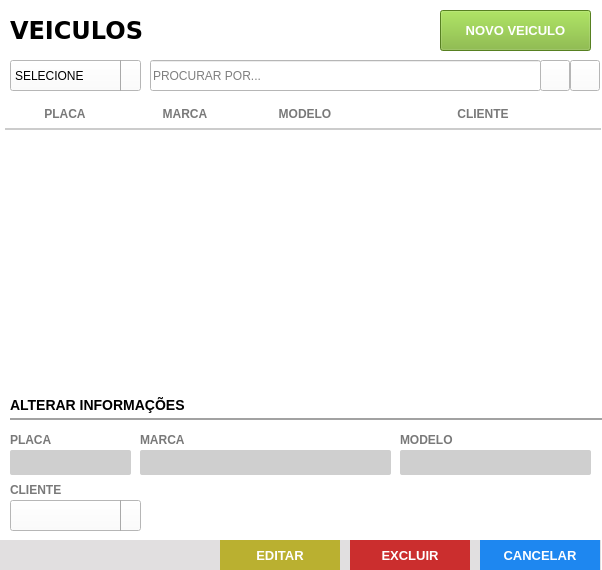
<?xml version="1.0" encoding="UTF-8"?>
<ui version="4.0">
 <class>Frame</class>
 <widget class="QFrame" name="Frame">
  <property name="geometry">
   <rect>
    <x>0</x>
    <y>0</y>
    <width>602</width>
    <height>570</height>
   </rect>
  </property>
  <property name="windowTitle">
   <string>Lista de Veiculos</string>
  </property>
  <property name="styleSheet">
   <string notr="true">background: #FFF;</string>
  </property>
  <widget class="QFrame" name="fr_titulo_veiculos">
   <property name="geometry">
    <rect>
     <x>0</x>
     <y>0</y>
     <width>601</width>
     <height>60</height>
    </rect>
   </property>
   <property name="styleSheet">
    <string notr="true"/>
   </property>
   <widget class="QLabel" name="lb_tituloClientes_2">
    <property name="geometry">
     <rect>
      <x>10</x>
      <y>15</y>
      <width>200</width>
      <height>30</height>
     </rect>
    </property>
    <property name="font">
     <font>
      <family>DejaVu Sans</family>
      <pointsize>18</pointsize>
      <weight>75</weight>
      <bold>true</bold>
     </font>
    </property>
    <property name="styleSheet">
     <string notr="true">color: rgb(0, 0, 0)</string>
    </property>
    <property name="text">
     <string>VEICULOS</string>
    </property>
   </widget>
   <widget class="QPushButton" name="bt_novo">
    <property name="geometry">
     <rect>
      <x>440</x>
      <y>10</y>
      <width>151</width>
      <height>41</height>
     </rect>
    </property>
    <property name="font">
     <font>
      <family>Tahoma</family>
      <pointsize>10</pointsize>
      <weight>75</weight>
      <bold>true</bold>
     </font>
    </property>
    <property name="cursor">
     <cursorShape>PointingHandCursor</cursorShape>
    </property>
    <property name="focusPolicy">
     <enum>Qt::NoFocus</enum>
    </property>
    <property name="contextMenuPolicy">
     <enum>Qt::ActionsContextMenu</enum>
    </property>
    <property name="styleSheet">
     <string notr="true">QPushButton {
background-color: #7AB32E;
color: #FFF
 }
QPushButton:hover{
background-color: #40a286
}</string>
    </property>
    <property name="text">
     <string>NOVO VEICULO</string>
    </property>
    <property name="iconSize">
     <size>
      <width>75</width>
      <height>35</height>
     </size>
    </property>
   </widget>
  </widget>
  <widget class="QLineEdit" name="tx_busca">
   <property name="geometry">
    <rect>
     <x>150</x>
     <y>60</y>
     <width>391</width>
     <height>31</height>
    </rect>
   </property>
   <property name="font">
    <font>
     <family>Arial</family>
    </font>
   </property>
   <property name="focusPolicy">
    <enum>Qt::ClickFocus</enum>
   </property>
   <property name="styleSheet">
    <string notr="true">QLineEdit {
color: #000
}
</string>
   </property>
   <property name="placeholderText">
    <string>PROCURAR POR...</string>
   </property>
  </widget>
  <widget class="QPushButton" name="bt_busca">
   <property name="geometry">
    <rect>
     <x>540</x>
     <y>60</y>
     <width>30</width>
     <height>31</height>
    </rect>
   </property>
   <property name="font">
    <font>
     <family>Arial</family>
    </font>
   </property>
   <property name="cursor">
    <cursorShape>PointingHandCursor</cursorShape>
   </property>
   <property name="focusPolicy">
    <enum>Qt::NoFocus</enum>
   </property>
   <property name="contextMenuPolicy">
    <enum>Qt::NoContextMenu</enum>
   </property>
   <property name="toolTip">
    <string>BUSCAR</string>
   </property>
   <property name="text">
    <string/>
   </property>
   <property name="icon">
    <iconset>
     <normaloff>../Imagens/search.png</normaloff>../Imagens/search.png</iconset>
   </property>
  </widget>
  <widget class="QTableWidget" name="tb_veiculos">
   <property name="geometry">
    <rect>
     <x>0</x>
     <y>100</y>
     <width>601</width>
     <height>281</height>
    </rect>
   </property>
   <property name="cursor" stdset="0">
    <cursorShape>PointingHandCursor</cursorShape>
   </property>
   <property name="focusPolicy">
    <enum>Qt::WheelFocus</enum>
   </property>
   <property name="styleSheet">
    <string notr="true">QTableView{
color: #797979;
font-weight: bold;
font-size: 13px;
background: #FFF;
padding: 0 0 0 5px;
}
QHeaderView:section{
background: #FFF;
padding: 5px 0 ;
font-size: 12px;
font-family: &quot;Arial&quot;;
font-weight: bold;
color: #797979;
border: none;
border-bottom: 2px solid #CCC;
text-transform: uppercase
}
QTableView::item {
border-bottom: 2px solid #CCC;
padding: 2px;
}

</string>
   </property>
   <property name="frameShape">
    <enum>QFrame::NoFrame</enum>
   </property>
   <property name="frameShadow">
    <enum>QFrame::Plain</enum>
   </property>
   <property name="autoScrollMargin">
    <number>20</number>
   </property>
   <property name="editTriggers">
    <set>QAbstractItemView::NoEditTriggers</set>
   </property>
   <property name="selectionMode">
    <enum>QAbstractItemView::NoSelection</enum>
   </property>
   <property name="selectionBehavior">
    <enum>QAbstractItemView::SelectRows</enum>
   </property>
   <property name="showGrid">
    <bool>false</bool>
   </property>
   <property name="gridStyle">
    <enum>Qt::NoPen</enum>
   </property>
   <property name="wordWrap">
    <bool>false</bool>
   </property>
   <property name="rowCount">
    <number>0</number>
   </property>
   <attribute name="horizontalHeaderDefaultSectionSize">
    <number>120</number>
   </attribute>
   <attribute name="horizontalHeaderHighlightSections">
    <bool>false</bool>
   </attribute>
   <attribute name="horizontalHeaderStretchLastSection">
    <bool>true</bool>
   </attribute>
   <attribute name="verticalHeaderVisible">
    <bool>false</bool>
   </attribute>
   <attribute name="verticalHeaderMinimumSectionSize">
    <number>20</number>
   </attribute>
   <attribute name="verticalHeaderDefaultSectionSize">
    <number>50</number>
   </attribute>
   <column>
    <property name="text">
     <string>PLACA</string>
    </property>
   </column>
   <column>
    <property name="text">
     <string>MARCA</string>
    </property>
   </column>
   <column>
    <property name="text">
     <string>MODELO</string>
    </property>
   </column>
   <column>
    <property name="text">
     <string>CLIENTE</string>
    </property>
   </column>
  </widget>
  <widget class="QLabel" name="lb_FormProdutos_6">
   <property name="geometry">
    <rect>
     <x>140</x>
     <y>430</y>
     <width>215</width>
     <height>20</height>
    </rect>
   </property>
   <property name="styleSheet">
    <string notr="true">QLabel{
font-size: 12px;
font-family: &quot;Arial Unicode MS&quot;;
font-weight: bold;
color: #797979
}</string>
   </property>
   <property name="text">
    <string>MARCA</string>
   </property>
  </widget>
  <widget class="QLineEdit" name="tx_marca">
   <property name="geometry">
    <rect>
     <x>140</x>
     <y>450</y>
     <width>251</width>
     <height>25</height>
    </rect>
   </property>
   <property name="focusPolicy">
    <enum>Qt::WheelFocus</enum>
   </property>
   <property name="styleSheet">
    <string notr="true">QLineEdit{
background: #CFCFCF;
border-radius: 2px;
color: #000;
padding-left: 3px;
font: 13px &quot;Arial&quot; 
}
QLineEdit:Focus {
border: 1px solid red;
}</string>
   </property>
   <property name="placeholderText">
    <string/>
   </property>
  </widget>
  <widget class="QFrame" name="fr_botoes">
   <property name="geometry">
    <rect>
     <x>-70</x>
     <y>540</y>
     <width>671</width>
     <height>30</height>
    </rect>
   </property>
   <property name="styleSheet">
    <string notr="true">background:#E1DFE0;
border: none;</string>
   </property>
   <widget class="QPushButton" name="bt_cancelar">
    <property name="geometry">
     <rect>
      <x>550</x>
      <y>0</y>
      <width>120</width>
      <height>30</height>
     </rect>
    </property>
    <property name="font">
     <font>
      <pointsize>10</pointsize>
      <weight>75</weight>
      <bold>true</bold>
     </font>
    </property>
    <property name="cursor">
     <cursorShape>PointingHandCursor</cursorShape>
    </property>
    <property name="focusPolicy">
     <enum>Qt::NoFocus</enum>
    </property>
    <property name="contextMenuPolicy">
     <enum>Qt::ActionsContextMenu</enum>
    </property>
    <property name="styleSheet">
     <string notr="true">QPushButton {
background-color: #1E87F0;
color: #FFF
 }
QPushButton:hover{
background-color: #40a286
}</string>
    </property>
    <property name="text">
     <string>CANCELAR</string>
    </property>
    <property name="iconSize">
     <size>
      <width>75</width>
      <height>35</height>
     </size>
    </property>
   </widget>
   <widget class="QPushButton" name="bt_salvar">
    <property name="geometry">
     <rect>
      <x>290</x>
      <y>0</y>
      <width>120</width>
      <height>30</height>
     </rect>
    </property>
    <property name="font">
     <font>
      <family>Tahoma</family>
      <pointsize>10</pointsize>
      <weight>75</weight>
      <bold>true</bold>
     </font>
    </property>
    <property name="cursor">
     <cursorShape>PointingHandCursor</cursorShape>
    </property>
    <property name="focusPolicy">
     <enum>Qt::NoFocus</enum>
    </property>
    <property name="contextMenuPolicy">
     <enum>Qt::ActionsContextMenu</enum>
    </property>
    <property name="styleSheet">
     <string notr="true">QPushButton {
	background-color: rgb(186, 176, 48);
color: #FFF
 }
QPushButton:hover{
	background-color: rgb(217, 202, 49);
}</string>
    </property>
    <property name="text">
     <string>EDITAR</string>
    </property>
    <property name="iconSize">
     <size>
      <width>75</width>
      <height>35</height>
     </size>
    </property>
   </widget>
   <widget class="QPushButton" name="bt_excluir">
    <property name="geometry">
     <rect>
      <x>420</x>
      <y>0</y>
      <width>120</width>
      <height>30</height>
     </rect>
    </property>
    <property name="font">
     <font>
      <family>Tahoma</family>
      <pointsize>10</pointsize>
      <weight>75</weight>
      <bold>true</bold>
     </font>
    </property>
    <property name="cursor">
     <cursorShape>PointingHandCursor</cursorShape>
    </property>
    <property name="focusPolicy">
     <enum>Qt::NoFocus</enum>
    </property>
    <property name="contextMenuPolicy">
     <enum>Qt::ActionsContextMenu</enum>
    </property>
    <property name="styleSheet">
     <string notr="true">QPushButton {
	background-color: rgb(203, 46, 46);
color: #FFF
 }
QPushButton:hover{
	background-color: rgb(253, 99, 99);
}</string>
    </property>
    <property name="text">
     <string>EXCLUIR</string>
    </property>
    <property name="iconSize">
     <size>
      <width>75</width>
      <height>35</height>
     </size>
    </property>
   </widget>
  </widget>
  <widget class="QComboBox" name="cb_veiculos">
   <property name="geometry">
    <rect>
     <x>10</x>
     <y>60</y>
     <width>131</width>
     <height>31</height>
    </rect>
   </property>
   <property name="focusPolicy">
    <enum>Qt::StrongFocus</enum>
   </property>
   <property name="styleSheet">
    <string notr="true">QComboBox{
background: #fff;
color: #000;
font: 13px &quot;Arial&quot; ;
text-transform: uppercase
}
QComboBox:Focus {
border: 1px solid red;
}
 QComboBox::drop-down {
     subcontrol-origin: padding;
     subcontrol-position: top right;
     width: 25px;
     border-left-width: 1px;
     border-left-color: darkgray;
     border-left-style: solid; /* just a single line */
     border-top-right-radius: 3px; /* same radius as the QComboBox */
     border-bottom-right-radius: 3px;
 }
QComboBox::down-arrow {
     image: url(&quot;Imagens/down.png&quot;);
 }
</string>
   </property>
   <item>
    <property name="text">
     <string>SELECIONE</string>
    </property>
   </item>
  </widget>
  <widget class="QPushButton" name="bt_refresh">
   <property name="geometry">
    <rect>
     <x>570</x>
     <y>60</y>
     <width>30</width>
     <height>31</height>
    </rect>
   </property>
   <property name="font">
    <font>
     <family>Arial</family>
    </font>
   </property>
   <property name="cursor">
    <cursorShape>PointingHandCursor</cursorShape>
   </property>
   <property name="focusPolicy">
    <enum>Qt::NoFocus</enum>
   </property>
   <property name="contextMenuPolicy">
    <enum>Qt::NoContextMenu</enum>
   </property>
   <property name="toolTip">
    <string>ATUALIZAR TABELA</string>
   </property>
   <property name="text">
    <string/>
   </property>
   <property name="icon">
    <iconset>
     <normaloff>../Imagens/refresh.png</normaloff>../Imagens/refresh.png</iconset>
   </property>
  </widget>
  <widget class="QLineEdit" name="tx_placa">
   <property name="geometry">
    <rect>
     <x>10</x>
     <y>450</y>
     <width>121</width>
     <height>25</height>
    </rect>
   </property>
   <property name="focusPolicy">
    <enum>Qt::WheelFocus</enum>
   </property>
   <property name="styleSheet">
    <string notr="true">QLineEdit{
background: #CFCFCF;
border-radius: 2px;
color: #000;
padding-left: 3px;
font: 13px &quot;Arial&quot; 
}
QLineEdit:Focus {
border: 1px solid red;
}</string>
   </property>
   <property name="text">
    <string/>
   </property>
   <property name="placeholderText">
    <string/>
   </property>
  </widget>
  <widget class="QLabel" name="lb_FormProdutos_7">
   <property name="geometry">
    <rect>
     <x>10</x>
     <y>430</y>
     <width>61</width>
     <height>20</height>
    </rect>
   </property>
   <property name="styleSheet">
    <string notr="true">QLabel{
font-size: 12px;
font-family: &quot;Arial Unicode MS&quot;;
font-weight: bold;
color: #797979
}</string>
   </property>
   <property name="text">
    <string>PLACA</string>
   </property>
  </widget>
  <widget class="QLabel" name="lb_FormProdutos_8">
   <property name="geometry">
    <rect>
     <x>400</x>
     <y>430</y>
     <width>111</width>
     <height>20</height>
    </rect>
   </property>
   <property name="styleSheet">
    <string notr="true">QLabel{
font-size: 12px;
font-family: &quot;Arial Unicode MS&quot;;
font-weight: bold;
color: #797979
}</string>
   </property>
   <property name="text">
    <string>MODELO</string>
   </property>
  </widget>
  <widget class="QLineEdit" name="tx_modelo">
   <property name="geometry">
    <rect>
     <x>400</x>
     <y>450</y>
     <width>191</width>
     <height>25</height>
    </rect>
   </property>
   <property name="focusPolicy">
    <enum>Qt::WheelFocus</enum>
   </property>
   <property name="styleSheet">
    <string notr="true">QLineEdit{
background: #CFCFCF;
border-radius: 2px;
color: #000;
padding-left: 3px;
font: 13px &quot;Arial&quot; 
}
QLineEdit:Focus {
border: 1px solid red;
}</string>
   </property>
   <property name="inputMask">
    <string/>
   </property>
   <property name="text">
    <string/>
   </property>
   <property name="placeholderText">
    <string/>
   </property>
  </widget>
  <widget class="QLabel" name="lb_FormProdutos">
   <property name="geometry">
    <rect>
     <x>10</x>
     <y>390</y>
     <width>971</width>
     <height>30</height>
    </rect>
   </property>
   <property name="styleSheet">
    <string notr="true">QLabel{
font-size: 14px;
font-family: &quot;Arial&quot;;
font-weight: bold;

border-bottom: 2px solid #A2A2A2
}</string>
   </property>
   <property name="text">
    <string>ALTERAR INFORMAÇÕES</string>
   </property>
  </widget>
  <widget class="QComboBox" name="cb_cliente">
   <property name="geometry">
    <rect>
     <x>10</x>
     <y>500</y>
     <width>131</width>
     <height>31</height>
    </rect>
   </property>
   <property name="focusPolicy">
    <enum>Qt::StrongFocus</enum>
   </property>
   <property name="styleSheet">
    <string notr="true">QComboBox{
background: #fff;
color: #000;
font: 13px &quot;Arial&quot; ;
text-transform: uppercase
}
QComboBox:Focus {
border: 1px solid red;
}
 QComboBox::drop-down {
     subcontrol-origin: padding;
     subcontrol-position: top right;
     width: 25px;
     border-left-width: 1px;
     border-left-color: darkgray;
     border-left-style: solid; /* just a single line */
     border-top-right-radius: 3px; /* same radius as the QComboBox */
     border-bottom-right-radius: 3px;
 }
QComboBox::down-arrow {
     image: url(&quot;Imagens/down.png&quot;);
 }
</string>
   </property>
  </widget>
  <widget class="QLabel" name="lb_FormProdutos_9">
   <property name="geometry">
    <rect>
     <x>10</x>
     <y>480</y>
     <width>61</width>
     <height>20</height>
    </rect>
   </property>
   <property name="styleSheet">
    <string notr="true">QLabel{
font-size: 12px;
font-family: &quot;Arial Unicode MS&quot;;
font-weight: bold;
color: #797979
}</string>
   </property>
   <property name="text">
    <string>CLIENTE</string>
   </property>
  </widget>
 </widget>
 <resources/>
 <connections/>
</ui>
